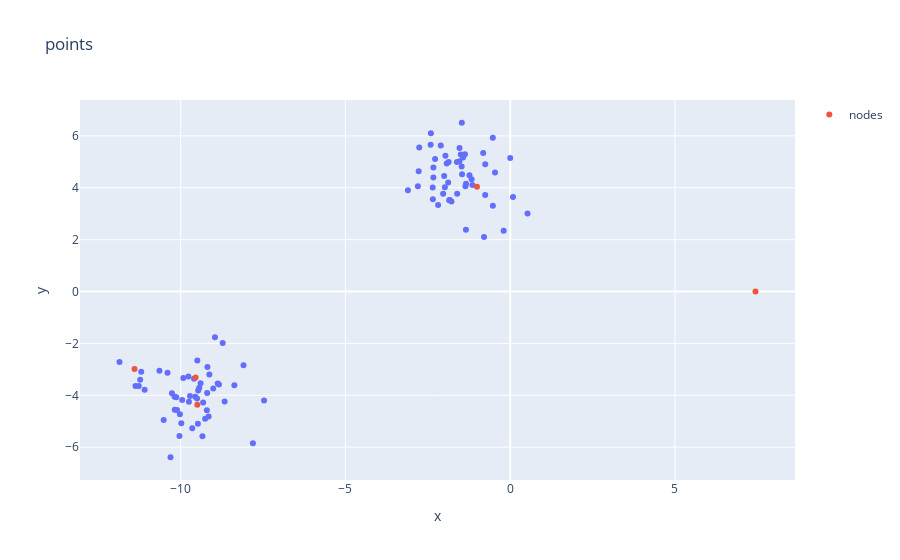

Notebook source saved alongside this figure:
### Code cell
figure = px.scatter(x=data_blobs[:, 0], y=data_blobs[:, 1], title="points")
figure.add_trace(go.Scatter(x=kohonen.nodes[:, 0], y=kohonen.nodes[:, 1], mode="markers", name="nodes"))

figure.show()
